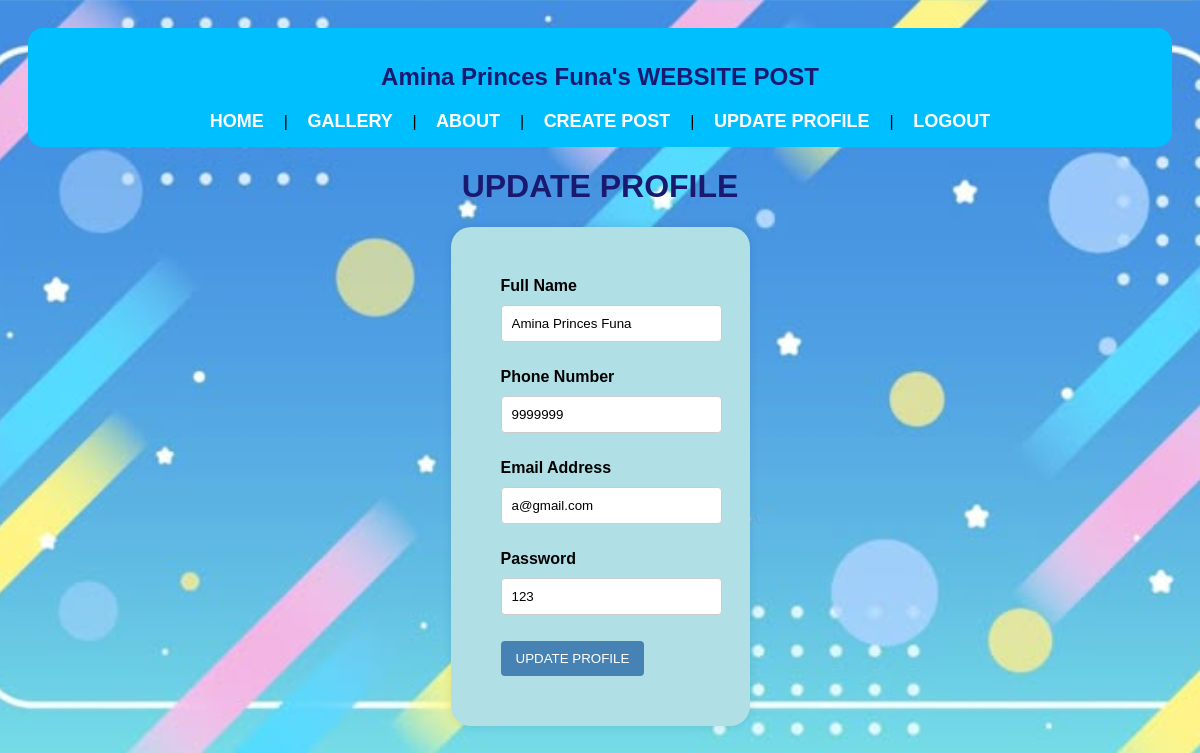
Screenshot of /FUNA_WEBSITE/update_profile.php (signed in) with the database file from the repository.
### tables this page shows
CREATE TABLE `users` (
  `ID` int(11) NOT NULL,
  `FullName` varchar(255) NOT NULL,
  `Phone_Number` int(20) NOT NULL,
  `Email_Address` varchar(255) NOT NULL,
  `Password` varchar(255) NOT NULL
);

### FUNA_WEBSITE/update_profile.php (the view, shortened to what this page needs)
<?php
include "conn.php";
$e=$_SESSION['email'];
$getname=mysqli_query($conn, "SELECT * FROM users WHERE Email_Address='$e' ");
while($row=mysqli_fetch_object($getname)){
    $id = $row -> ID;
    $name = $row -> FullName;
    $pn = $row -> Phone_Number;
    $email = $row -> Email_Address;
    $pass = $row -> Password;
}
?>
<!DOCTYPE html>
<html lang="en">
<head>
</head>
<body>
<nav>
    <center>
    <h1> <?php echo $name; ?>'s WEBSITE POST</h1>
    <a href="userhome.php"> HOME </a> |
    <a href="gallery.php"> GALLERY </a> |
    <a href="about.php"> ABOUT </a> |
    <a href="createpost.php"> CREATE POST </a> |
    <a href="update_profile.php"> UPDATE PROFILE </a> |
    <a href="index.php"> LOGOUT </a>
    </center>
</nav>
<center>
    <h1> UPDATE PROFILE </h1>
        <form action="process.php?id=<?php echo $id; ?>" method="POST">
        <label> Full Name </label></br>
        <input type="text" name="up_name" value="<?php echo $name; ?>" required> </p>
        <label> Phone Number </label></br>
        <input type="text" name="up_pn" value="<?php echo $pn; ?>" required> </p>
        <label> Email Address </label></br>
        <input type="text" name="up_email" value="<?php echo $email; ?>" required> </p>
        <label> Password </label></br>
        <input type="text" name="up_pass" value="<?php echo $pass; ?>" required> </p>
        <input type= "submit" value="UPDATE PROFILE" name="update_account">
        </form>
</center>
</body>
</html>

### FUNA_WEBSITE/update_profile.php (style rules this page uses)
body { font-family: Arial, sans-serif; background-image: url('img/4.jpg'); background-size: cover; background-position: center; text-align: center; padding: 20px; }
h1 { color: midnightblue; }
nav { background-color: deepskyblue; padding: 15px 0; border-radius: 15px; }
nav a { color: white; text-decoration: none; font-size: 18px; margin: 0 15px; font-weight: bold; }
form { background: powderblue; padding: 50px; border-radius: 20px; box-shadow: 0px 0px 10px rgba(0, 0, 0, 0.1); display: inline-block; text-align: left; }
label { font-weight: bold; }
input[type="text"], input[type="password"] { width: 100%; padding: 10px; margin: 10px 0; border: 1px solid #ccc; border-radius: 4px; }
input[type="submit"] { background-color: steelblue; color: white; border: none; padding: 10px 15px; cursor: pointer; border-radius: 4px; }

### rows the page displays
users: FullName "Amina Princes Funa", up_name "Amina Princes Funa", up_pn "9999999", up_email "a@gmail.com", up_pass "123"
